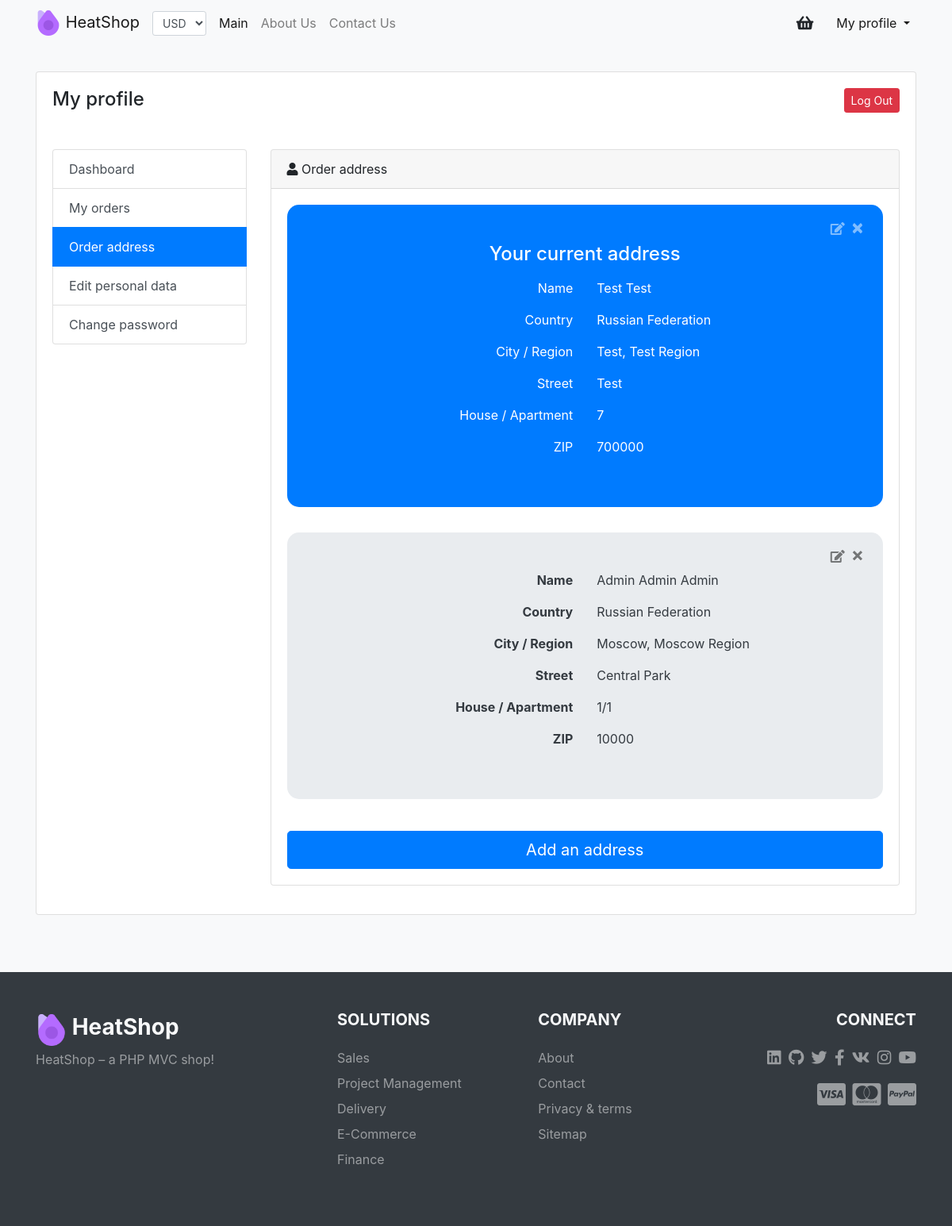
Screenshot of /profile/address (signed in) with the database file from the repository.
### tables this page shows
CREATE TABLE `currency` (
  `id` int(10) UNSIGNED NOT NULL,
  `title` varchar(50) NOT NULL,
  `code` varchar(3) NOT NULL,
  `symbol` varchar(10) NOT NULL,
  `value` float(15,2) NOT NULL,
  `base` enum('0','1') NOT NULL
);

CREATE TABLE `address` (
  `id` int(11) UNSIGNED NOT NULL,
  `user_id` int(11) UNSIGNED DEFAULT NULL,
  `first_name` varchar(100) NOT NULL,
  `middle_name` varchar(100) DEFAULT NULL,
  `last_name` varchar(100) NOT NULL,
  `country` varchar(100) NOT NULL,
  `region` varchar(100) NOT NULL,
  `city` varchar(100) NOT NULL,
  `street` varchar(100) NOT NULL,
  `house` int(5) UNSIGNED NOT NULL,
  `apartment` int(5) UNSIGNED DEFAULT NULL,
  `zip` int(6) UNSIGNED NOT NULL
);

### app/views/profile/address.php (the view, shortened to what the rows shown need)
<div class="card mx-auto mt-4">
    <div class="card-body">
        <div class="row">
            <div class="col">
                <h4 class="card-title mb-5 float-left">My profile</h4>
            </div>
            <div class="col">
                <a href="user/logout" class="btn btn-sm btn-danger float-right">Log Out</a>
            </div>
        </div>
        <div class="row">
            <div class="col-md-3 mb-4">
                <div class="list-group">
                    <a href="profile" class="list-group-item list-group-item-action">Dashboard</a>
                    <a href="profile/orders" class="list-group-item list-group-item-action">My orders</a>
                    <a href="profile/address" class="list-group-item list-group-item-action active">Order address</a>
                    <a href="profile/edit" class="list-group-item list-group-item-action">Edit personal data</a>
                    <a href="profile/password" class="list-group-item list-group-item-action">Change password</a>
                </div>
            </div>
            <div class="col-md-9">
                <div class="card mb-3">
                    <div class="card-header"><i class="fas fa-user"></i>&nbsp;Order address</div>
                    <div class="card-body">
                        <div class="row">
                        <?php if ($address): ?>
                            <div class="col-12">
                                <a href="address/delete?id=<?=$address;?>" class="close mr-4 mt-3 text-white delete" aria-label="Close">
                                    <span aria-hidden="true">&times;</span>
                                </a>
                                <a href="address/edit?id=<?=$address;?>" class="close mr-2 mt-3 text-white" aria-label="Close">
                                    <span aria-hidden="true" class="fas fa-edit h5" style="text-shadow: none; font-size:1rem;"></span>
                                </a>
                                <div class="jumbotron bg-primary text-white p-md-5 half-round">
                                    <div class="container">
                                        <h4 class="mb-3 text-center">Your current address</h4>
                                        <div class="row">
                                            <p class="col-6 text-right">Name</p>
                                            <p class="col-6">
                                                <?=$userAddress['first_name'];?>
                                                <?=$userAddress['last_name'];?>
                                            </p>
                                            <p class="col-6 text-right">Country</p>
                                            <p class="col-6"><?=$userAddress['country'];?></p>
                                            <p class="col text-right">City / Region</p>
                                            <p class="col-6">
                                                <?=$userAddress['city'];?>,
                                                <?=$userAddress['region'];?> Region
                                            </p>
                                            <p class="col-6 text-right">Street</p>
                                            <p class="col-6"><?=$userAddress['street'];?></p>
                                            <p class="col-6 text-right">House / Apartment</p>
                                            <p class="col-6 "><?=$userAddress['house'];?><?=$userAddress['apartment'] ? '/'.$userAddress['apartment'] : null;?></p>
                                            <p class="col-6 text-right">ZIP</p>
                                            <p class="col-6"><?=$userAddress['zip'];?></p>
                                        </div>
                                    </div>
                                </div>
                            </div>
                        <?php endif; ?>
                    <?php if ($addresses): ?>
                        <?php foreach ($addresses as $key => $val): ?>
                            <div class="col-12">
                                <a href="address/delete?id=<?=$key;?>" class="close mr-4 mt-3 delete" aria-label="Close">
                                    <span aria-hidden="true">&times;</span>
                                </a>
                                <a href="address/edit?id=<?=$key;?>" class="close mr-2 mt-3" aria-label="Close">
                                    <span aria-hidden="true" class="fas fa-edit" style="text-shadow: none; font-size: 1rem;"></span>
                                </a>
                                <a href="profile/address?id=<?=$key;?>" class="text-decoration-none text-dark">
                                    <div class="jumbotron p-md-5 half-round">
                                        <div class="container">
                                            <div class="row">
                                                <p class="col-6 font-weight-bold text-right">Name</p>
                                                <p class="col-6">
                                                    <?=$val['first_name'];?>
                                                    <?=$val['middle_name'];?>
                                                    <?=$val['last_name'];?>
                                                </p>
                                                <p class="col-6 font-weight-bold text-right">Country</p>
                                                <p class="col-6"><?=$val['country'];?></p>
                                                <p class="col-6 font-weight-bold text-right">City / Region</p>
                                                <p class="col-6">
                                                    <?=$val['city'];?>,
                                                    <?=$val['region'];?> Region
                                                </p>
                                                <p class="col-6 font-weight-bold text-right">Street</p>
                                                <p class="col-6"><?=$val['street'];?></p>
                                                <p class="col-6 font-weight-bold text-right">House / Apartment</p>
                                                <p class="col-6"><?=$val['house'];?><?=$val['apartment'] ? '/'.$val['apartment'] : null;?></p>
                                                <p class="col-6 font-weight-bold text-right">ZIP</p>
                                                <p class="col-6"><?=$val['zip'];?></p>
                                            </div>
                                        </div>
                                    </div>
                                </a>
                            </div>
                        <?php endforeach; ?>
                    <?php endif; ?>
                        </div>
                        <a href="address/add" class="btn btn-lg d-block btn-primary mt-2">Add an address</a>
                    </div>
                </div>
            </div>
        </div>
    </div>
</div>

### app/views/layouts/shop.php (shortened to what the rows shown need)
<!DOCTYPE html>
<html lang="en">
<head>
    <link rel="stylesheet" href="https://stackpath.bootstrapcdn.com/bootstrap/4.4.1/css/bootstrap.min.css">
    <link href="fontawesome/css/all.min.css" rel="stylesheet">
    <link href="css/style.css" rel="stylesheet" type="text/css" media="all" />
</head>
<body class="bg-light">
    <header>
        <nav class="navbar navbar-expand-lg navbar-light bg-light">
            <div class="container">
                <a class="navbar-brand" href="/">
                    <img src="img/logo.png" class="d-inline-block align-top" height="32" width="32" alt=""> HeatShop
                </a>
                <div class="collapse navbar-collapse" id="navbarSupportedContent">
                    <ul class="navbar-nav mr-auto" id="nav-items">
                        <li class="nav-item my-md-auto mt-3 mr-md-2">
                            <select id="currency" class="form-control form-control-sm">
							</select>
                        </li>
                        <li class="nav-item" id="main">
                            <a class="nav-link" href="/">Main</a>
                        </li>
                        <li class="nav-item" id="about-us">
                            <a class="nav-link" href="about-us" tabindex="-1" aria-disabled="true">About Us</a>
                        </li>
                        <li class="nav-item" id="contact-us">
                            <a class="nav-link" href="contact-us" tabindex="-1" aria-disabled="true">Contact Us</a>
                        </li>
                    </ul>
                    <ul class="navbar-nav">
                        <form class="form-inline">
                            <div class="cart" style="position: relative">
                                <a href="cart/show" onclick="getCart(); return false;">
                                    <i class="btn fas fa-shopping-basket" style="font-size: 120%"></i>
                                </a>
                            </div>
                        <?php if (!empty($_SESSION['user'])): ?>
                            <li class="nav-item dropdown active ml-2">
                                <a class="nav-link dropdown-toggle" href="#" id="navbarDropdown" role="button" data-toggle="dropdown" aria-haspopup="true" aria-expanded="false">
								My profile
								</a>
                            </li>
                        <?php else: ?>
                            <a type="button" href="login" class="btn btn-sm btn-primary mx-3 my-2">Log In</a>
                            <a type="button" href="signup" class="btn btn-sm btn-success my-2">Sign Up</a>
                        <?php endif; ?>
                        </form>
                    </ul>
                </div>
            </div>
        </nav>
    </header>
    <div class="container p-0">
        <div class="text-center py-1">
        </div>
    </div>
    <div class="container pb-4">
        <?=$content;?>
    </div>
    <footer class="bg-dark text-light mt-5 py-5">
        <div class="container">
            <div class="row">
                <div class="col-md-4 mb-5">
                    <div class="navbar-brand">
                        <img src="img/logo.png" class="d-inline-block align-top" height="40" width="40" alt="">
                        <span class="h3 font-weight-bold">HeatShop</span>
                    </div>
                    <span class="d-block text-white-50">HeatShop – a PHP MVC shop!</span>
                </div>
                <div class="col-md-8">
                    <div class="row">
                        <div class="col-md-4 mb-3">
                            <h5 class="mb-4 font-weight-bold text-uppercase">Solutions</h5>
                            <ul class="list-group">
                                <li class="list-group-item bg-transparent border-0 p-0 mb-2"><a href="#" class="text-white-50">Sales</a></li>
                                <li class="list-group-item bg-transparent border-0 p-0 mb-2"><a href="#" class="text-white-50">Project Management</a></li>
                                <li class="list-group-item bg-transparent border-0 p-0 mb-2"><a href="#" class="text-white-50">Delivery</a></li>
                                <li class="list-group-item bg-transparent border-0 p-0 mb-2"><a href="#" class="text-white-50">E-Commerce</a></li>
                                <li class="list-group-item bg-transparent border-0 p-0 mb-2"><a href="#" class="text-white-50">Finance</a></li>
                            </ul>
                        </div>
                        <div class="col-md-4 mb-3">
                            <h5 class="mb-4 font-weight-bold text-uppercase">Company</h5>
                            <ul class="list-group">
                                <li class="list-group-item bg-transparent border-0 p-0 mb-2"><a href="about-us" class="text-white-50">About</a></li>
                                <li class="list-group-item bg-transparent border-0 p-0 mb-2"><a href="contact-us" class="text-white-50">Contact</a></li>
                                <li class="list-group-item bg-transparent border-0 p-0 mb-2"><a class="text-white-50 mr-4" href="#">Privacy &amp; terms</a></li>
                                <li class="list-group-item bg-transparent border-0 p-0 mb-2"><a class="text-white-50 mr-4" href="#">Sitemap</a></li>
                            </ul>
                        </div>
                        <div class="col-md-4 mb-3 text-lg-right">
                            <h5 class="mb-4 font-weight-bold text-uppercase">Connect</h5>
                            <div class="h5 icon-feed">
                                <a class="text-white-50" href="https://linkedin.com/" target="_blank"><i class="fab fa-linkedin mr-1"></i></a>
                                <a class="text-white-50" href="https://github.com/slavken/HeatShop" target="_blank"><i class="fab fa-github mr-1"></i></a>
                                <a class="text-white-50" href="https://twitter.com/" target="_blank"><i class="fab fa-twitter mr-1"></i></a>
                                <a class="text-white-50" href="https://facebook.com/" target="_blank"><i class="fab fa-facebook-f mr-1"></i></a>
                                <a class="text-white-50" href="https://vk.com/" target="_blank"><i class="fab fa-vk mr-1"></i></a>
                                <a class="text-white-50" href="https://instagram.com/" target="_blank"><i class="fab fa-instagram mr-1"></i></a>
                                <a class="text-white-50" href="https://youtube.com/" target="_blank"><i class="fab fa-youtube"></i></a>
                            </div>
                            <div class="h2 mt-3 text-white-50 icon-feed">
                                <i class="fab fa-cc-visa"></i>
                                <i class="fab fa-cc-mastercard"></i>
                                <i class="fab fa-cc-paypal"></i>
                            </div>
                        </div>
                    </div>
                </div>
            </div>
        </div>
    </footer>
</body>
</html>

### rows the page displays
currency: code "USD"
address: first_name "Test", last_name "Test", country "Russian Federation", city "Test", region "Test", street "Test", house "7", zip "700000"
address: first_name "Admin", middle_name "Admin", last_name "Admin", country "Russian Federation", city "Moscow", region "Moscow", street "Central Park", house "1", apartment "1", zip "10000"
